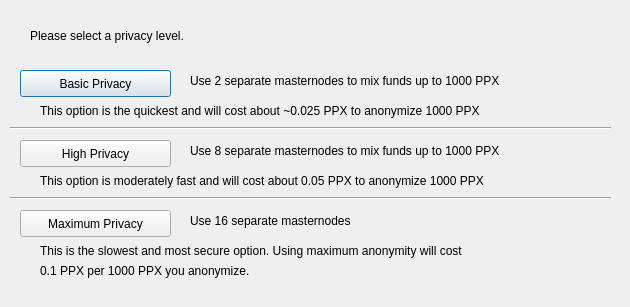
<?xml version="1.0" encoding="UTF-8"?>
<ui version="4.0">
 <class>DarksendConfig</class>
 <widget class="QDialog" name="DarksendConfig">
  <property name="geometry">
   <rect>
    <x>0</x>
    <y>0</y>
    <width>630</width>
    <height>307</height>
   </rect>
  </property>
  <property name="windowTitle">
   <string>Configure PrivateSend</string>
  </property>
  <widget class="QPushButton" name="buttonBasic">
   <property name="geometry">
    <rect>
     <x>20</x>
     <y>70</y>
     <width>151</width>
     <height>27</height>
    </rect>
   </property>
   <property name="text">
    <string>Basic Privacy</string>
   </property>
  </widget>
  <widget class="QPushButton" name="buttonHigh">
   <property name="geometry">
    <rect>
     <x>20</x>
     <y>140</y>
     <width>151</width>
     <height>27</height>
    </rect>
   </property>
   <property name="text">
    <string>High Privacy</string>
   </property>
  </widget>
  <widget class="QPushButton" name="buttonMax">
   <property name="geometry">
    <rect>
     <x>20</x>
     <y>210</y>
     <width>151</width>
     <height>27</height>
    </rect>
   </property>
   <property name="text">
    <string>Maximum Privacy</string>
   </property>
  </widget>
  <widget class="QLabel" name="label">
   <property name="geometry">
    <rect>
     <x>30</x>
     <y>20</y>
     <width>571</width>
     <height>31</height>
    </rect>
   </property>
   <property name="text">
    <string>Please select a privacy level.</string>
   </property>
  </widget>
  <widget class="QLabel" name="label_2">
   <property name="geometry">
    <rect>
     <x>190</x>
     <y>70</y>
     <width>421</width>
     <height>21</height>
    </rect>
   </property>
   <property name="text">
    <string>Use 2 separate masternodes to mix funds up to 1000 PPX</string>
   </property>
  </widget>
  <widget class="QLabel" name="label_3">
   <property name="geometry">
    <rect>
     <x>190</x>
     <y>140</y>
     <width>411</width>
     <height>21</height>
    </rect>
   </property>
   <property name="text">
    <string>Use 8 separate masternodes to mix funds up to 1000 PPX</string>
   </property>
  </widget>
  <widget class="QLabel" name="label_4">
   <property name="geometry">
    <rect>
     <x>190</x>
     <y>210</y>
     <width>421</width>
     <height>21</height>
    </rect>
   </property>
   <property name="text">
    <string>Use 16 separate masternodes</string>
   </property>
  </widget>
  <widget class="QLabel" name="label_6">
   <property name="geometry">
    <rect>
     <x>40</x>
     <y>100</y>
     <width>561</width>
     <height>21</height>
    </rect>
   </property>
   <property name="text">
    <string>This option is the quickest and will cost about ~0.025 PPX to anonymize 1000 PPX</string>
   </property>
  </widget>
  <widget class="QLabel" name="label_7">
   <property name="geometry">
    <rect>
     <x>40</x>
     <y>170</y>
     <width>561</width>
     <height>21</height>
    </rect>
   </property>
   <property name="text">
    <string>This option is moderately fast and will cost about 0.05 PPX to anonymize 1000 PPX</string>
   </property>
  </widget>
  <widget class="QLabel" name="label_8">
   <property name="geometry">
    <rect>
     <x>40</x>
     <y>240</y>
     <width>561</width>
     <height>21</height>
    </rect>
   </property>
   <property name="text">
    <string>This is the slowest and most secure option. Using maximum anonymity will cost</string>
   </property>
  </widget>
  <widget class="QLabel" name="label_9">
   <property name="geometry">
    <rect>
     <x>40</x>
     <y>260</y>
     <width>561</width>
     <height>21</height>
    </rect>
   </property>
   <property name="text">
    <string>0.1 PPX per 1000 PPX you anonymize.</string>
   </property>
  </widget>
  <widget class="Line" name="line">
   <property name="geometry">
    <rect>
     <x>10</x>
     <y>120</y>
     <width>601</width>
     <height>16</height>
    </rect>
   </property>
   <property name="orientation">
    <enum>Qt::Horizontal</enum>
   </property>
  </widget>
  <widget class="Line" name="line_2">
   <property name="geometry">
    <rect>
     <x>10</x>
     <y>190</y>
     <width>601</width>
     <height>16</height>
    </rect>
   </property>
   <property name="orientation">
    <enum>Qt::Horizontal</enum>
   </property>
  </widget>
 </widget>
 <resources/>
 <connections/>
</ui>
